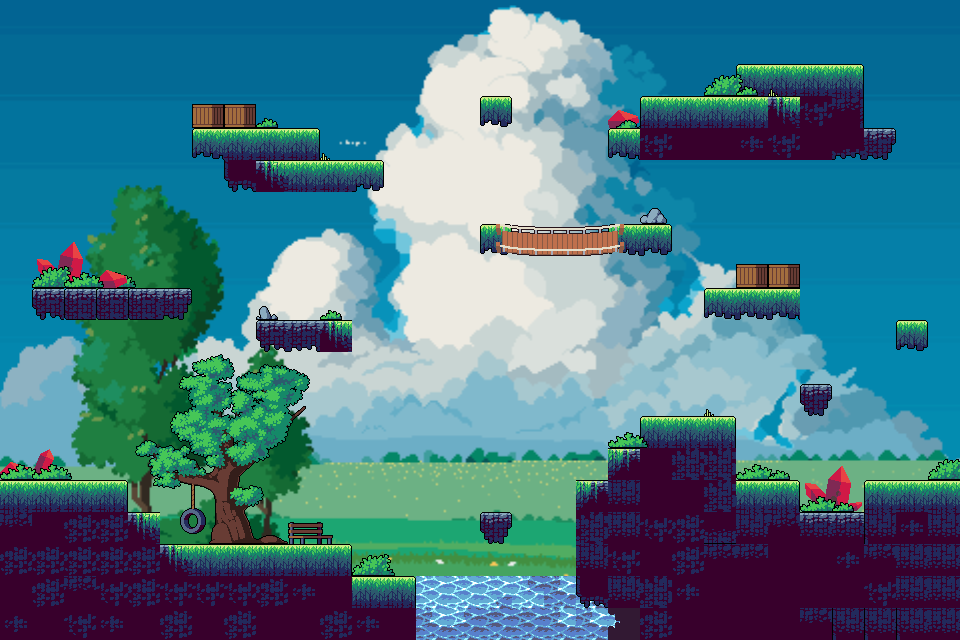

Rendered tile map (Tiled .tmx) drawn with the repository's tilesets; below, a short description and the map source with its tile grids summarised:
An orthogonal 30x20 tile map with 32x32 px tiles, 5 tile layers (water, background, midground, object, ...), 17 tilesets, 1 image layer and 30 objects (25x ground, 4x crystal, water).

<map version="1.10" tiledversion="1.10.2" orientation="orthogonal" renderorder="right-down" width="30" height="20" tilewidth="32" tileheight="32" infinite="0" nextlayerid="9" nextobjectid="44">
 <tileset firstgid="1" name="tile_set" tilewidth="32" tileheight="32" tilecount="96" columns="12">
  <image source="asset/img/craftpix-net-362692-free-green-zone-tileset-pixel-art/Tileset.png" width="384" height="256" />
 </tileset>
 <tileset firstgid="97" name="Ladder1" tilewidth="23" tileheight="32" tilecount="1" columns="1">
  <image source="asset/img/craftpix-net-362692-free-green-zone-tileset-pixel-art/3 Objects/Other/Ladder1.png" width="23" height="32" />
 </tileset>
 <tileset firstgid="98" name="2" tilewidth="72" tileheight="72" tilecount="1" columns="1">
  <image source="asset/img/craftpix-net-362692-free-green-zone-tileset-pixel-art/3 Objects/Fountain/2.png" width="72" height="72" />
 </tileset>
 <tileset firstgid="99" name="1" tilewidth="45" tileheight="32" tilecount="1" columns="1">
  <image source="asset/img/craftpix-net-362692-free-green-zone-tileset-pixel-art/3 Objects/Benches/1.png" width="45" height="32" />
 </tileset>
 <tileset firstgid="100" name="10" tilewidth="10" tileheight="32" tilecount="1" columns="1">
  <image source="asset/img/craftpix-net-362692-free-green-zone-tileset-pixel-art/3 Objects/Grass/10.png" width="10" height="32" />
 </tileset>
 <tileset firstgid="101" name="14" tilewidth="40" tileheight="32" tilecount="1" columns="1">
  <image source="asset/img/craftpix-net-362692-free-green-zone-tileset-pixel-art/3 Objects/Bushes/14.png" width="40" height="32" />
 </tileset>
 <tileset firstgid="102" name="16" tilewidth="22" tileheight="32" tilecount="1" columns="1">
  <image source="asset/img/craftpix-net-362692-free-green-zone-tileset-pixel-art/3 Objects/Bushes/16.png" width="22" height="32" />
 </tileset>
 <tileset firstgid="103" name="19" tilewidth="43" tileheight="32" tilecount="1" columns="1">
  <image source="asset/img/craftpix-net-362692-free-green-zone-tileset-pixel-art/3 Objects/Bushes/19.png" width="43" height="32" />
 </tileset>
 <tileset firstgid="104" name="2" tilewidth="22" tileheight="32" tilecount="1" columns="1">
  <image source="asset/img/craftpix-net-362692-free-green-zone-tileset-pixel-art/3 Objects/Stones/2.png" width="22" height="32" />
 </tileset>
 <tileset firstgid="105" name="3" tilewidth="27" tileheight="32" tilecount="1" columns="1">
  <image source="asset/img/craftpix-net-362692-free-green-zone-tileset-pixel-art/3 Objects/Stones/3.png" width="27" height="32" />
 </tileset>
 <tileset firstgid="106" name="4" tilewidth="39" tileheight="32" tilecount="1" columns="1">
  <image source="asset/img/craftpix-net-362692-free-green-zone-tileset-pixel-art/3 Objects/Stones/4.png" width="39" height="32" />
 </tileset>
 <tileset firstgid="107" name="Box" tilewidth="32" tileheight="32" tilecount="1" columns="1">
  <image source="asset/img/craftpix-net-362692-free-green-zone-tileset-pixel-art/3 Objects/Other/Box.png" width="32" height="32" />
 </tileset>
 <tileset firstgid="108" name="Tree4" tilewidth="32" tileheight="32" tilecount="36" columns="6">
  <image source="asset/img/craftpix-net-362692-free-green-zone-tileset-pixel-art/3 Objects/Other/Tree4.png" width="192" height="192" />
 </tileset>
 <tileset firstgid="144" name="Map_tiles" tilewidth="32" tileheight="32" tilecount="144" columns="12">
  <image source="asset/img/craftpix-net-280167-free-level-map-pixel-art-assets-pack/1 Tiles/Map_tiles.png" width="384" height="384" />
 </tileset>
 <tileset firstgid="288" name="1" tilewidth="32" tileheight="32" tilecount="4" columns="2">
  <image source="asset/img/craftpix-net-280167-free-level-map-pixel-art-assets-pack/2 Objects/Crystals/1.png" width="64" height="64" />
 </tileset>
 <tileset firstgid="292" name="5" tilewidth="22" tileheight="32" tilecount="1" columns="1">
  <image source="asset/img/craftpix-net-280167-free-level-map-pixel-art-assets-pack/2 Objects/Crystals/5.png" width="22" height="32" />
 </tileset>
 <tileset firstgid="293" name="6" tilewidth="31" tileheight="32" tilecount="1" columns="1">
  <image source="asset/img/craftpix-net-280167-free-level-map-pixel-art-assets-pack/2 Objects/Crystals/6.png" width="31" height="32" />
 </tileset>
 <imagelayer id="3" name="BG" offsetx="-56" offsety="-5">
  <image source="asset/img/craftpix-net-800370-free-nature-backgrounds-pixel-art/nature_5/orig.png" width="1152" height="648" />
 </imagelayer>
 <layer id="7" name="water" width="30" height="20">
  <data>[600 cells, 13 non-empty, 7 distinct tile ids]</data>
 </layer>
 <layer id="1" name="background" width="30" height="20">
  <data>[600 cells, 160 non-empty, 27 distinct tile ids]</data>
 </layer>
 <layer id="5" name="midground" width="30" height="20">
  <data>[600 cells, 93 non-empty, 51 distinct tile ids]</data>
 </layer>
 <layer id="4" name="object" width="30" height="20">
  <data>[600 cells, 12 non-empty, 6 distinct tile ids]</data>
 </layer>
 <layer id="8" name="grass" width="30" height="20">
  <data>[600 cells, 7 non-empty, 4 distinct tile ids]</data>
 </layer>
 <objectgroup id="6" name="trigger">
  <object id="1" name="ground" x="0.5" y="480" width="127.5" height="34">
   <properties>
    <property name="ground" value="yes" />
   </properties>
  </object>
  <object id="3" name="ground" x="160.5" y="544" width="191" height="33.5">
   <properties>
    <property name="ground" value="yes" />
   </properties>
  </object>
  <object id="4" name="ground" x="127.5" y="512.25" width="32" height="32">
   <properties>
    <property name="ground" value="yes" />
   </properties>
  </object>
  <object id="5" name="ground" x="352.5" y="576.75" width="63.5" height="63">
   <properties>
    <property name="ground" value="yes" />
   </properties>
  </object>
  <object id="7" name="ground" x="480" y="511.5" width="31" height="32">
   <properties>
    <property name="ground" value="yes" />
   </properties>
  </object>
  <object id="9" name="ground" x="608" y="447.5" width="31" height="35">
   <properties>
    <property name="ground" value="yes" />
   </properties>
  </object>
  <object id="10" name="ground" x="576.5" y="480.5" width="32" height="127.5">
   <properties>
    <property name="ground" value="yes" />
   </properties>
  </object>
  <object id="11" name="ground" x="640" y="416" width="95.5" height="31.5">
   <properties>
    <property name="ground" value="yes" />
   </properties>
  </object>
  <object id="12" name="ground" x="608" y="592" width="31" height="48">
   <properties>
    <property name="ground" value="yes" />
   </properties>
  </object>
  <object id="13" name="ground" x="704.5" y="447.5" width="31" height="34.5">
   <properties>
    <property name="ground" value="yes" />
   </properties>
  </object>
  <object id="14" name="ground" x="736" y="480.5" width="63.5" height="35">
   <properties>
    <property name="ground" value="yes" />
   </properties>
  </object>
  <object id="15" name="ground" x="800.5" y="513" width="63.5" height="35">
   <properties>
    <property name="ground" value="yes" />
   </properties>
  </object>
  <object id="16" name="ground" x="864" y="480" width="95.5" height="33.5">
   <properties>
    <property name="ground" value="yes" />
   </properties>
  </object>
  <object id="17" name="ground" x="800.5" y="384.5" width="31" height="31.5">
   <properties>
    <property name="ground" value="yes" />
   </properties>
  </object>
  <object id="18" name="ground" x="31.5" y="288.25" width="160.5" height="31.5">
   <properties>
    <property name="ground" value="yes" />
   </properties>
  </object>
  <object id="19" name="ground" x="256" y="319.75" width="96" height="31.5">
   <properties>
    <property name="ground" value="yes" />
   </properties>
  </object>
  </objectgroup>
</map>
<!-- 14 of 30 objects omitted -->
